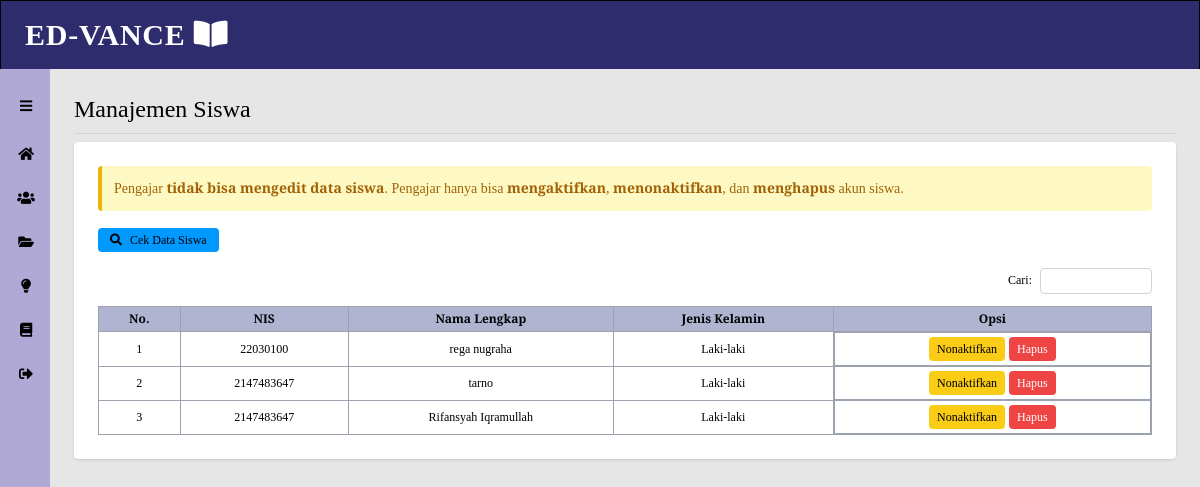
The page /ed-vanced/data_siswa.php on the database its author committed.
### tables this page shows
CREATE TABLE `users` (
  `id` int(11) NOT NULL,
  `username` varchar(100) NOT NULL,
  `pass` varchar(255) NOT NULL,
  `nip` int(255) NOT NULL,
  `nis` int(255) NOT NULL,
  `jenis_kelamin` varchar(20) NOT NULL,
  `nama_lengkap` varchar(100) NOT NULL,
  `no_telp` varchar(20) NOT NULL,
  `foto` varchar(255) DEFAULT NULL,
  `role` enum('siswa','guru','admin') NOT NULL DEFAULT 'siswa',
  `status` enum('aktif','nonaktif') DEFAULT 'aktif'
);

### ed-vanced/data_siswa.php (the view, shortened to what this page needs)
<?php
include 'database.php';
?>
<!DOCTYPE html>
<html lang="en">
<head>
  <script src="https://cdn.tailwindcss.com"></script>
  <link rel="stylesheet" href="https://cdnjs.cloudflare.com/ajax/libs/font-awesome/5.15.3/css/all.min.css" />
</head>
<body class="bg-[#b0a9d6] min-h-screen flex flex-col">
  <?php require 'navbar.php'; ?>
  <?php require 'sidebar_guru.php'; ?>
  <main class="flex-1 bg-[#e6e6e6] p-6">
    <h2 class="text-2xl font-serif mb-2 border-b border-gray-300 pb-2">Manajemen Siswa</h2>
    <section class="bg-white p-6 shadow rounded">
      <div class="bg-yellow-100 border-l-4 border-yellow-500 text-yellow-700 p-3 text-sm rounded mb-4">
        Pengajar <b>tidak bisa mengedit data siswa</b>. Pengajar hanya bisa <b>mengaktifkan</b>, <b>menonaktifkan</b>, dan <b>menghapus</b> akun siswa.
      </div>
      <button class="bg-[#0099ff] text-black text-xs px-3 py-1 rounded mb-4 inline-flex items-center gap-2" type="button">
        <i class="fas fa-search"></i> Cek Data Siswa
      </button>
      <div class="flex justify-end mb-3">
        <label class="text-xs mr-2 mt-1" for="search">Cari:</label>
        <input class="border border-gray-300 rounded text-xs px-2 py-1 w-28" id="search" type="text" />
      </div>
      <table class="w-full border-collapse border border-gray-400 text-xs">
        <thead>
          <tr class="bg-[#b0b4d1] text-center font-semibold">
            <th class="border border-gray-400 px-2 py-1">No.</th>
            <th class="border border-gray-400 px-2 py-1">NIS</th>
            <th class="border border-gray-400 px-2 py-1">Nama Lengkap</th>
            <th class="border border-gray-400 px-2 py-1">Jenis Kelamin</th>
            <th class="border border-gray-400 px-2 py-1">Opsi</th>
          </tr>
        </thead>
        <tbody>
          <?php
          $query = "SELECT * FROM users WHERE role = 'siswa'";
          $result = mysqli_query($conn, $query);
          $no = 1;
          while ($row = mysqli_fetch_assoc($result)) :
          ?>
            <tr class="text-center">
              <td class="border border-gray-400 px-2 py-1"><?= $no++; ?></td>
              <td class="border border-gray-400 px-2 py-1"><?= htmlspecialchars($row['nis']); ?></td>
              <td class="border border-gray-400 px-2 py-1"><?= htmlspecialchars($row['nama_lengkap']); ?></td>
              <td class="border border-gray-400 px-2 py-1"><?= htmlspecialchars($row['jenis_kelamin']); ?></td>
              <td class="border border-gray-400 px-2 py-1 flex justify-center gap-1 py-1">
                <?php if ($row['status'] == 'aktif') : ?>
                  <a href="?action=nonaktifkan&id=<?= $row['id']; ?>" class="bg-yellow-400 hover:bg-yellow-500 text-black text-xs px-2 py-1 rounded">Nonaktifkan</a>
                <?php else : ?>
                  <a href="?action=aktifkan&id=<?= $row['id']; ?>" class="bg-green-500 hover:bg-green-600 text-white text-xs px-2 py-1 rounded">Aktifkan</a>
                <?php endif; ?>
                <a href="?action=hapus&id=<?= $row['id']; ?>" onclick="return confirm('Yakin ingin menghapus siswa ini?')" class="bg-red-500 hover:bg-red-600 text-white text-xs px-2 py-1 rounded">Hapus</a>
              </td>
            </tr>
          <?php endwhile; ?>
        </tbody>
      </table>
    </section>
  </main>
</body>
</html>

### ed-vanced/data_siswa.php (style rules this page uses)
body { font-family: 'PT Serif', serif; }

### ed-vanced/sidebar_guru.php (style rules this page uses)
body { font-family: 'PT Serif', serif; }

### rows shown on the page
users: nis "22030100", nama_lengkap "rega nugraha", jenis_kelamin "Laki-laki"
users: nis "2147483647", nama_lengkap "tarno", jenis_kelamin "Laki-laki"
users: nis "2147483647", nama_lengkap "Rifansyah Iqramullah", jenis_kelamin "Laki-laki"
